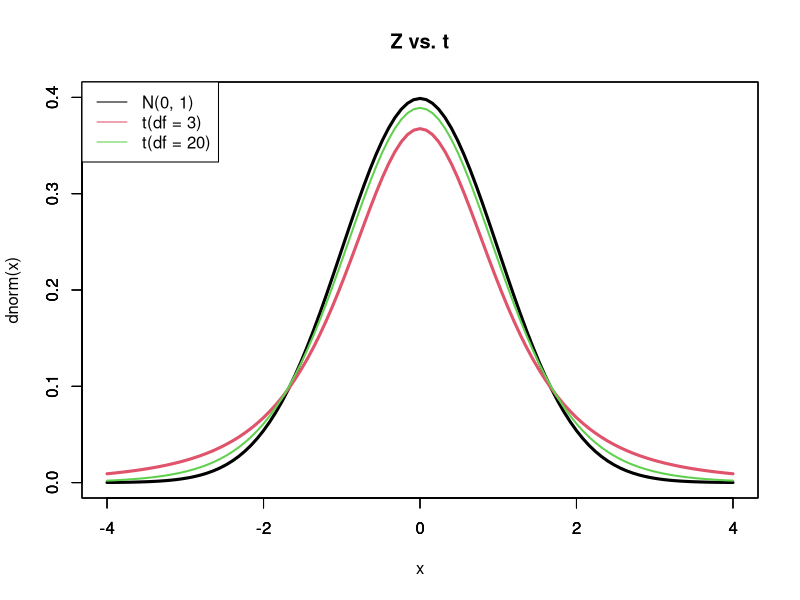
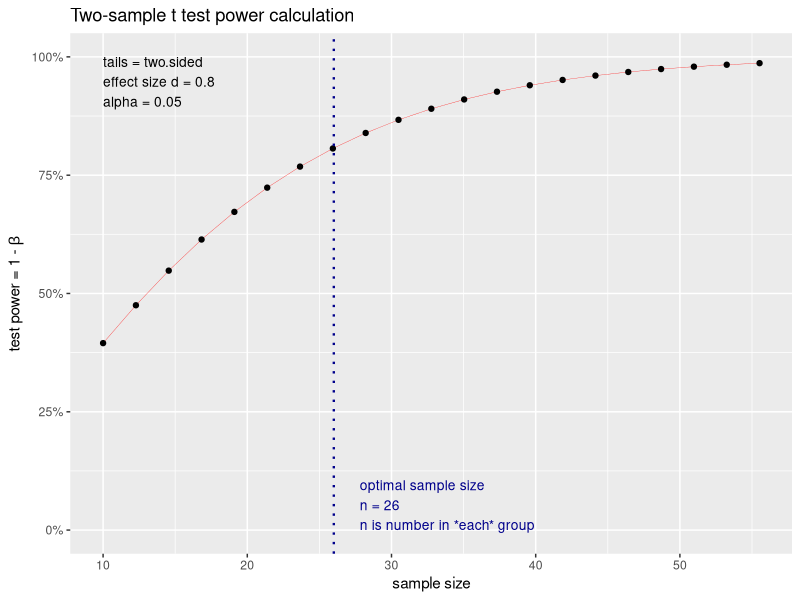
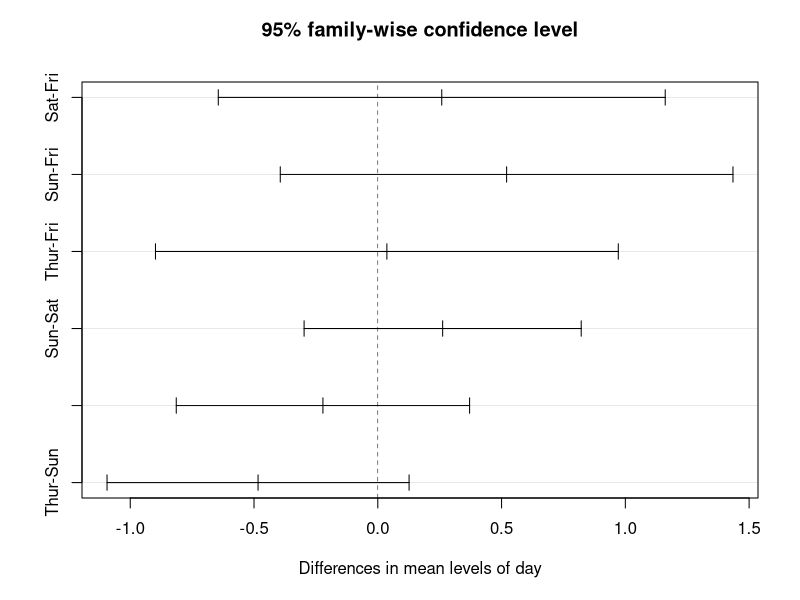

Generate these figures, in order, with R:
## ---- chunk 1
dice <- matrix(c("確率", "1/6", "1/6", "1/6", "1/6", "1/6", "1/6"), nrow = 1)
colnames(dice) <- c("x", "1", "2", "3", "4", "5", "6")
knitr::kable(dice, caption = "サイコロの確率分布", align = "ccccccc")
## ---- chunk 2
set.seed(442)# 乱数の再現性確保のための指示。関数内の数字に特に意味はないため各自別の値を使っても良い。
die <- 1:6
d <- sample(die,size=1,replace = TRUE)
d
## ---- chunk 3
set.seed(352) 
d1 <- sample(die,size=10,replace = TRUE)
d2 <- sample(die,size=10,replace = TRUE)
d3 <- sample(die,size=10,replace = TRUE)
d_mean <- matrix(c(mean(d1),mean(d2),mean(d3)),nrow = 1)
colnames(d_mean) <- c("d1の平均", "d2の平均", "d3の平均")
knitr::kable(d_mean, caption = "サイコロの標本平均比較", align = "ccc")
## ---- chunk 4
set.seed(541) 
d10 <- sample(die,size=10,replace = TRUE)
d100 <- sample(die,size=100,replace = TRUE)
d1000 <- sample(die,size=1000,replace = TRUE)
d_lln <- matrix(c(mean(d10),mean(d100),mean(d1000)),nrow = 1)
colnames(d_lln) <- c("10回試行の平均", "100回試行の平均", "1,000回試行の平均")
knitr::kable(d_lln, caption = "サイコロの標本平均比較２", align = "ccc")
## ---- chunk 5
bulb_alt <- matrix(c(1873, 1685, 2275, 1760, 1769, 2176, 1748, 1760, 1994, 1473, 1715, 1771, 1784, 1684, 2038, 1850),nrow = 1)
knitr::kable(bulb_alt)
## ---- chunk 6
bulb <- c(1873, 1685, 2275, 1760, 1769, 2176, 1748, 1760, 1994, 1473, 1715, 1771, 1784, 1684, 2038, 1850)

bulb_ci <- t.test(bulb) #t検定の実施と格納
bulb_ci$conf.int #信頼区間の出力（デフォルトで95%信頼水準）
## ---- chunk 7
curve(dnorm, -4, 4, type = "l", col = 1, lwd = 3, xlim=c(-4,4), ylim=c(0,0.4))
par(new=T)
curve(dt(x, 3), -4, 4, type="l", col = 2, lwd = 3, xlim=c(-4,4), ylim=c(0,0.4), ann = FALSE)
par(new=T)
curve(dt(x, 10), -4, 4, type="l", col = 3, lwd = 2, xlim=c(-4,4), ylim=c(0,0.4), ann = FALSE)
legend("topleft", legend=c("N(0, 1)", "t(df = 3)", "t(df = 20)"), lty=1, col=1:3)
title("Z vs. t")
## ---- chunk 8
qnorm(0.025, lower.tail=FALSE)
## ---- chunk 9
n <- length(bulb)
z <- qnorm(0.025, lower.tail=FALSE)
xbar <- mean(bulb)
sigma <- 180
#信頼区間の計算
upper <- xbar+z*(sigma/sqrt(n))
lower <- xbar-z*(sigma/sqrt(n))
#結果のまとめと出力
ci.bulb <- matrix(c(lower,upper),nrow=1)
colnames(ci.bulb) <- c("ci.lower", "ci.upper")
knitr::kable(ci.bulb, caption = "Bulb data CI（95%）", align = "cc")
## ---- chunk 10
mean(bulb)
## ---- chunk 11
t.test(bulb, alternative = "two.sided", mu = 1700)
## ---- chunk 12
reject <- c("H0を棄却", "H0を採択")
t <- c("Type 1 error","✓")
f <- c("✓","Type 2 error")
tab_error <- cbind(reject,t,f)
colnames(tab_error) <- c(" ", "H0が真", "H0が偽")
knitr::kable(tab_error, caption = "検定の誤り", align = "ccc")

## ---- chunk 13
n <- length(bulb)
z <- qnorm(0.025, lower.tail=FALSE)
xbar <- mean(bulb)
sigma <- 180
mu <- 1700

#Test statistic
Z <- (xbar - mu)/(sigma/sqrt(n))
Z
## ---- chunk 14
idpos_cust <- readr::read_csv("data/idpos_customer.csv")
t.test(monetary ~ gender, data = idpos_cust)
t.test(monetary ~ gender, data = idpos_cust,var.equal=T)
## ---- chunk 15
var.test(monetary ~ gender, data = idpos_cust, ratio = 1)

## ---- chunk 16
library(pwr)
## ---- chunk 17
est_n <- pwr.t.test(d=0.8, power=0.8, sig.level=0.05)
est_n
## ---- chunk 18
plot(est_n)
## ---- chunk 19
pwr.t.test(d=0.8, n=26, sig.level=0.05)
## ---- chunk 20
library(reshape2)
str(tips)
## ---- chunk 21
s <- aov(tip ~ day, data = tips)
anova(s)
## ---- chunk 22
tukey_result <- TukeyHSD(s)
tukey_result
plot(tukey_result)
